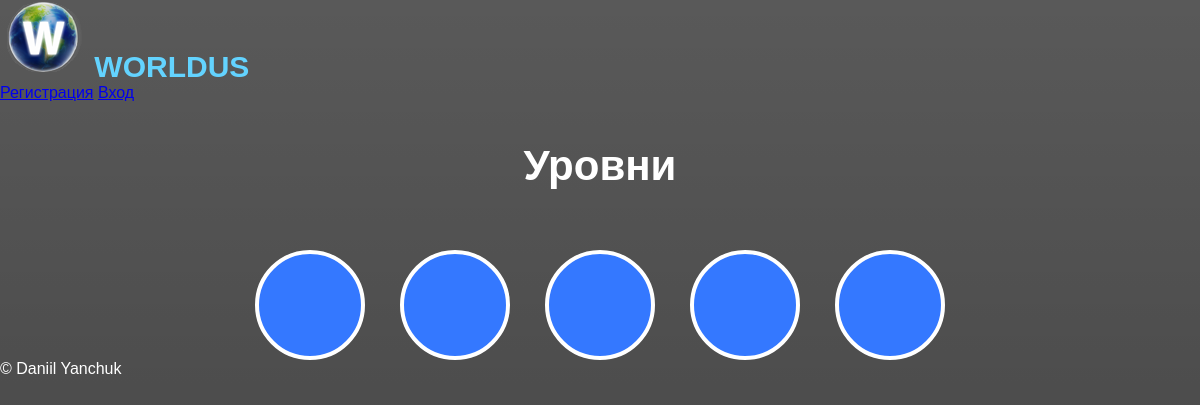
/levels.php, run on an earlier commit of the app's database.
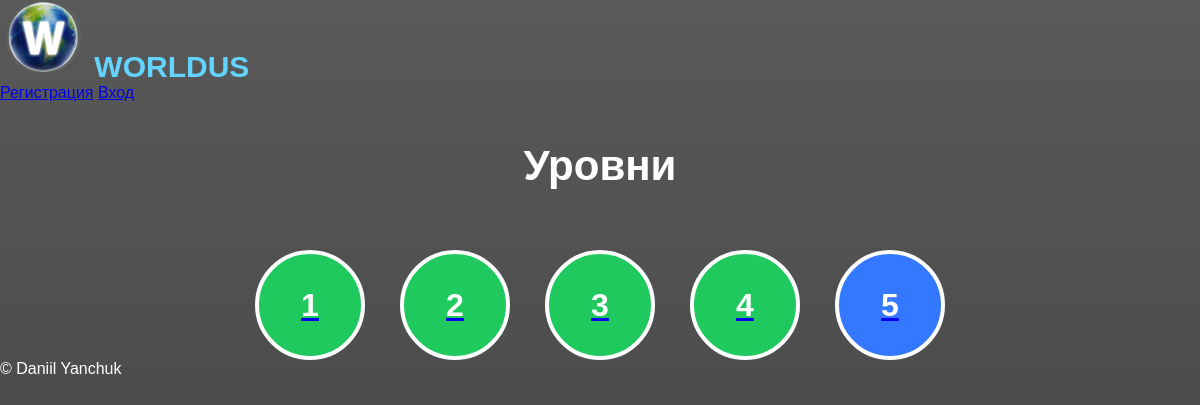
And on a later commit of the database.
### tables this page shows
CREATE TABLE `levels` (
  `id` int(11) NOT NULL,
  `category_id` int(11) DEFAULT NULL,
  `title` varchar(100) DEFAULT NULL,
  `level_order` int(11) DEFAULT NULL,
  `required_level` int(11) DEFAULT NULL
);

### levels.php (the view, shortened to what this page needs)
<?php
include "config/db.php";
include "includes/header.php";
$category_id = isset($_GET['category'])
? (int)$_GET['category']
: 1;
?>
<div class="levels-page">
<h1 class="levels-title">
<?= "Уровни" ?>
</h1>
<div class="levels-map">
<?php
$result = $conn->query("
SELECT *
FROM levels
WHERE category_id = $category_id
ORDER BY level_order ASC
");
while($level = $result->fetch_assoc()) {
$locked = false;
$completed = false;
$done = $conn->query("
SELECT progress.*
FROM progress
INNER JOIN levels
ON progress.level_id = levels.id
WHERE progress.level_id = {$level['id']}
AND levels.category_id = $category_id
AND progress.completed = 1
");
if ($done->num_rows > 0) {
$completed = true;
}
?>
<div class="level-item">
<?php if ($locked): ?>
    <div class="level-circle locked">
        🔒
    </div>
<?php else: ?>
    <a href="question.php?level=<?= $level['id'] ?>">
        <div class="level-circle <?= $completed ? 'completed' : '' ?>">
            <?= $level['level_order'] ?>
        </div>
    </a>
<?php endif; ?>
</div>
<?php } ?>
</div>
</div>
<?php include "includes/footer.php"; ?>

### includes/header.php (shortened to what this page needs)
<!DOCTYPE html>
<html lang="ru">
<head>
    <link rel="stylesheet" href="assets/css/style.css">
</head>
<body>
<div class="navbar">
    <div class="logo">
        <img src="assets/images/logo.png" alt="Worldus">
        <span>WORLDUS</span>
    </div>
    <div class="nav-buttons">
        <?php if (!isset($_SESSION['user_id'])): ?>
            <a href="register.php" class="btn">Регистрация</a>
            <a href="login.php" class="btn">Вход</a>
        <?php else: ?>
            <a href="categories.php" class="btn">Категории</a>
            <a href="logout.php" class="btn logout">Выход</a>
        <?php endif; ?>
    </div>
</div>

### includes/footer.php
<footer>
    <p>© Daniil Yanchuk</p>
</footer>
</body>
</html>

### assets/css/style.css (style rules this page uses)
* { margin:0; padding:0; box-sizing:border-box; font-family:Arial, Helvetica, sans-serif; }
body { background: linear-gradient(rgba(0,0,0,0.65), rgba(0,0,0,0.75)), url("../images/background.jpg"); background-size:cover; background-position:center; background-attachment:fixed; min-height:100vh; color:white; }
.logo { font-size:30px; font-weight:bold; }
.logo span { color:#63d3ff; }
.levels-page { width:100%; display:flex; flex-direction:column; align-items:center; margin-top:40px; }
.levels-title { color:white; font-size:42px; margin-bottom:60px; }
.levels-map { display:flex; justify-content:center; align-items:center; flex-wrap:wrap; gap:35px; }
.level-item { display:flex; justify-content:center; align-items:center; }
.level-circle { width:110px; height:110px; border-radius:50%; background:#3478ff; border:4px solid white; display:flex; justify-content:center; align-items:center; font-size:32px; font-weight:bold; color:white; transition:0.3s; text-decoration:none; }
.completed { background:#1fc95d; }

What changed in the data, as far as the page shows it:
changed levels (number 1 of 5 on the later page): level_order (not shown) → "1"
changed levels (number 2 of 5 on the later page): level_order (not shown) → "2"
changed levels (number 3 of 5 on the later page): level_order (not shown) → "3"
changed levels (number 4 of 5 on the later page): level_order (not shown) → "4"
changed levels (number 5 of 5 on the later page): level_order (not shown) → "5"
